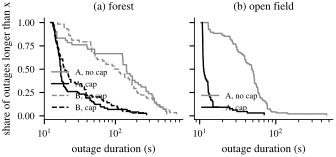

Write Python code to recreate this figure.
"""Outage-duration distribution (review R3-W1): how long each C2 loss lasts.
An outage is a maximal run of consecutive cycles in which a robot's C2 is down
(ping loss >= 50 %); its duration is the summed cycle durations (same
time-weighting as the availability metric, cycle gaps capped at 120 s).
Like-for-like arms only (same policy with and without the cap): forest A and B
(x-y-z fly-off 2026-11-10 vs capped fly-off 2026-11-12), open field A
(x-y-z fly-off vs final_repeats run 1). One 90-min run per condition.
Writes fig_outage.pdf, tab_outage.tex, tab_outage.csv."""
import numpy as np
import pandas as pd
import matplotlib.pyplot as plt
from style import setup, COL_W, OUT, tex_table, LINES, GREYS

setup()
xr = pd.read_csv("logs/xyz_flyoff_20261110_172251_runs.csv", header=None,
                 names=["i", "arm", "world", "dir", "rc", "rows"]).set_index(["world", "arm"]).dir
cap = pd.read_csv("logs/capped_forest_flyoff_20261112_002402_runs.csv", header=None,
                  names=["i", "arm", "world", "dir", "rc", "rows"]).set_index("arm").dir
RUNS = [("forest", "A", "no cap", xr[("sar_forest", "A")]), ("forest", "A", "cap", cap["A"]),
        ("forest", "B", "no cap", xr[("sar_forest", "B")]), ("forest", "B", "cap", cap["B"]),
        ("open field", "A", "no cap", xr[("sar_open_field", "A")]),
        ("open field", "A", "cap", "logs/campaign_20261112_161427")]


def episodes(d):
    t = pd.to_datetime(d.timestamp, errors="coerce"); ts = (t - t.iloc[0]).dt.total_seconds().values
    dt = np.clip(np.diff(ts, append=ts[-1] + np.median(np.diff(ts))), 0, 120)
    out = []
    for c in "abcd":
        down = (pd.to_numeric(d[f"{c}_c2_loss_pct"], errors="coerce") >= 50).values
        run = 0.0
        for k in range(len(down)):
            if down[k]:
                run += dt[k]
            elif run > 0:
                out.append(run); run = 0.0
        if run > 0:
            out.append(run)
    return np.array(out), ts[-1] / 3600


rows, curves = [], {}
for terr, arm, cond, dr in RUNS:
    w = "sar_forest" if terr == "forest" else "sar_open_field"
    e, hours = episodes(pd.read_csv(f"{dr}/{w}.csv", low_memory=False))
    curves[(terr, arm, cond)] = e
    q = (lambda p: np.percentile(e, p) if len(e) else np.nan)
    rows.append(dict(terrain=terr, arm=arm, cond=cond, outages=len(e), per_robot_hour=len(e) / (4 * hours),
                     median_s=q(50), p90_s=q(90), max_s=e.max() if len(e) else np.nan,
                     share_over_60s=(e > 60).mean() if len(e) else np.nan))
r = pd.DataFrame(rows); r.to_csv(f"{OUT}/tab_outage.csv", index=False)
fmt = lambda v, f="{:.0f}": "--" if pd.isna(v) else f.format(v)
tex_table(f"{OUT}/tab_outage.tex", ["Run", "Cap", "Outages/robot-h", "Median (s)", "p90 (s)", "Max (s)"],
          [[f"{x.terrain} {x.arm}", x.cond, fmt(x.per_robot_hour, "{:.1f}"), fmt(x.median_s), fmt(x.p90_s), fmt(x.max_s)]
           for x in r.itertuples()], "@{}llrrrr@{}")
fig, axes = plt.subplots(1, 2, figsize=(COL_W, 1.8), sharey=True)
for ax, terr in zip(axes, ["forest", "open field"]):
    for k, ((t, arm, cond), e) in enumerate([(k, v) for k, v in curves.items() if k[0] == terr]):
        if len(e) == 0:
            continue
        x = np.sort(e); y = 1 - np.arange(len(x)) / len(x)
        ax.step(x, y, where="post", color="0" if cond == "cap" else "0.55",
                ls="-" if arm == "A" else "--", lw=1.0, label=f"{arm}, {cond}")
    ax.set_xscale("log"); ax.set_title(f"({'ab'[['forest','open field'].index(terr)]}) {terr}", fontsize=8)
    ax.set_xlabel("outage duration (s)"); ax.legend(fontsize=6, loc="lower left")
axes[0].set_ylabel("share of outages longer than x")
fig.tight_layout(w_pad=0.6); fig.savefig(f"{OUT}/fig_outage.pdf")
print(r.round(2).to_string(index=False))
